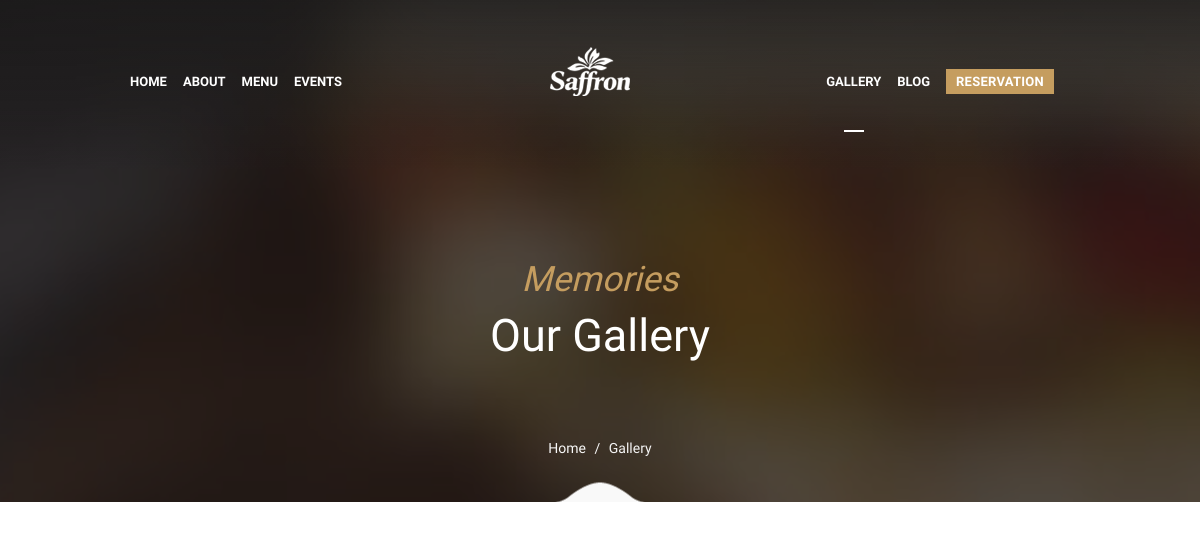
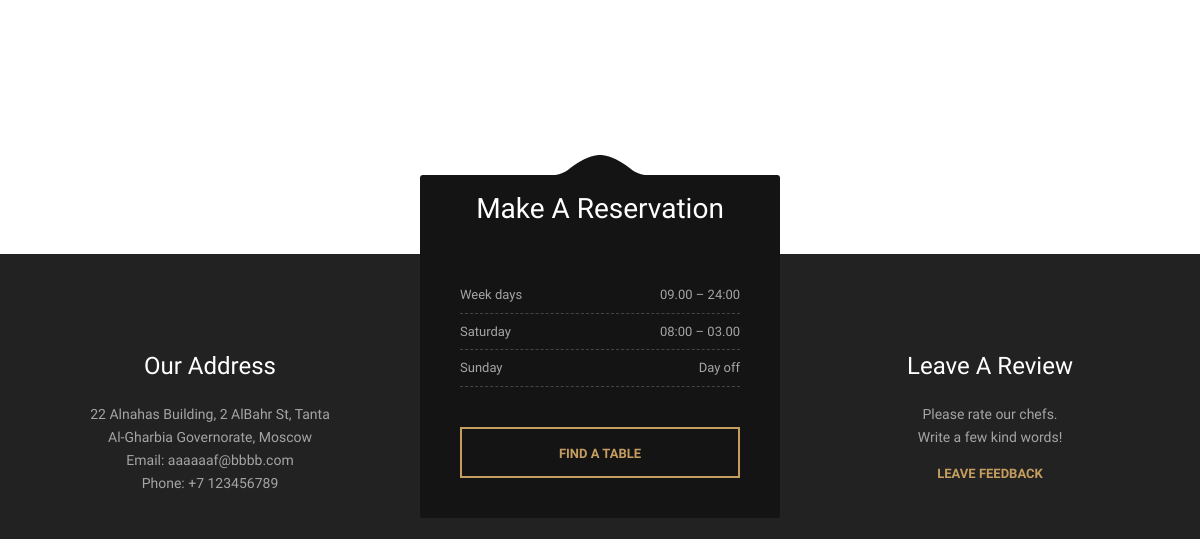
/gallery/ (upper part), run on an earlier commit of the app's database (2 pictures, top to bottom).
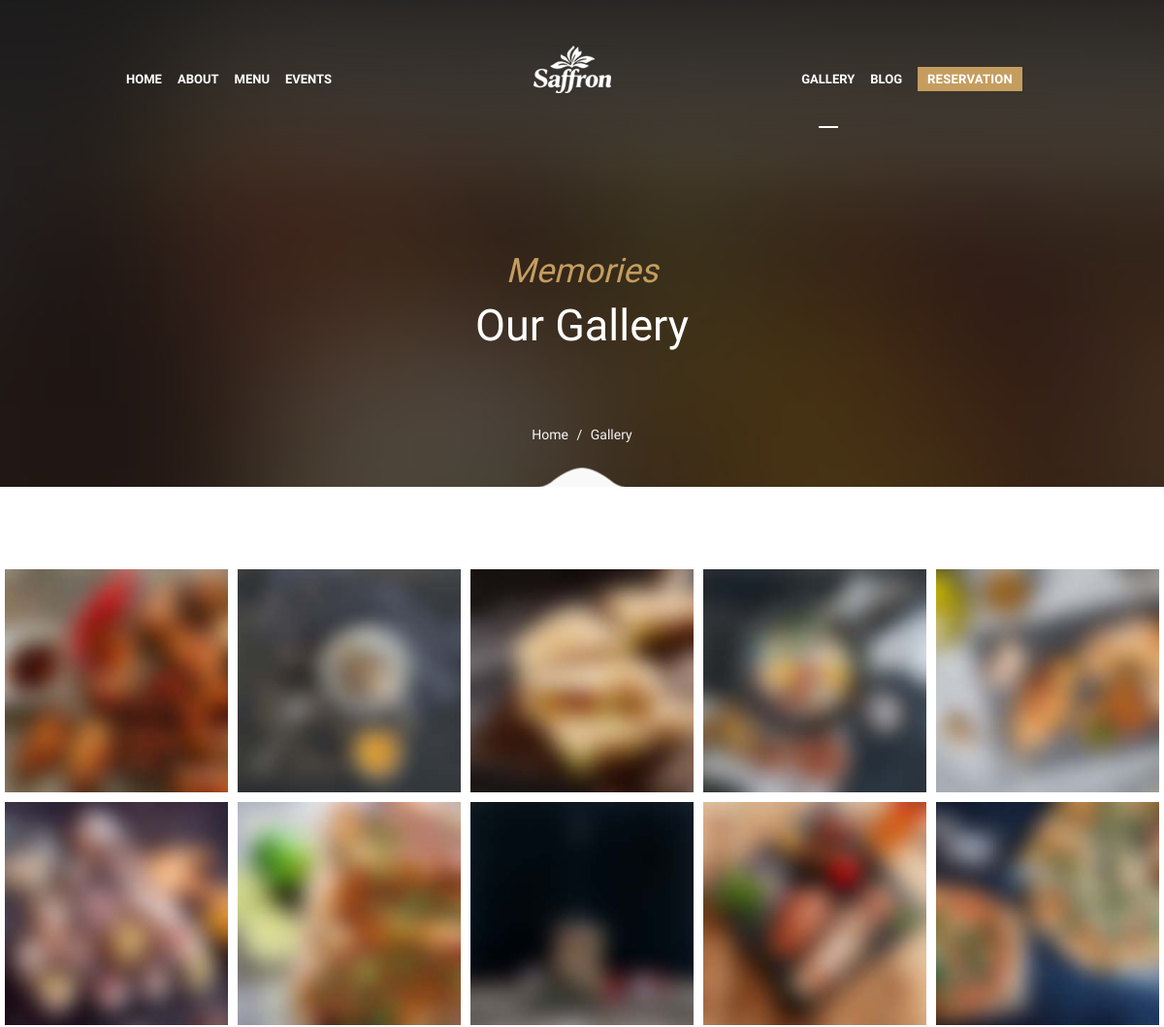
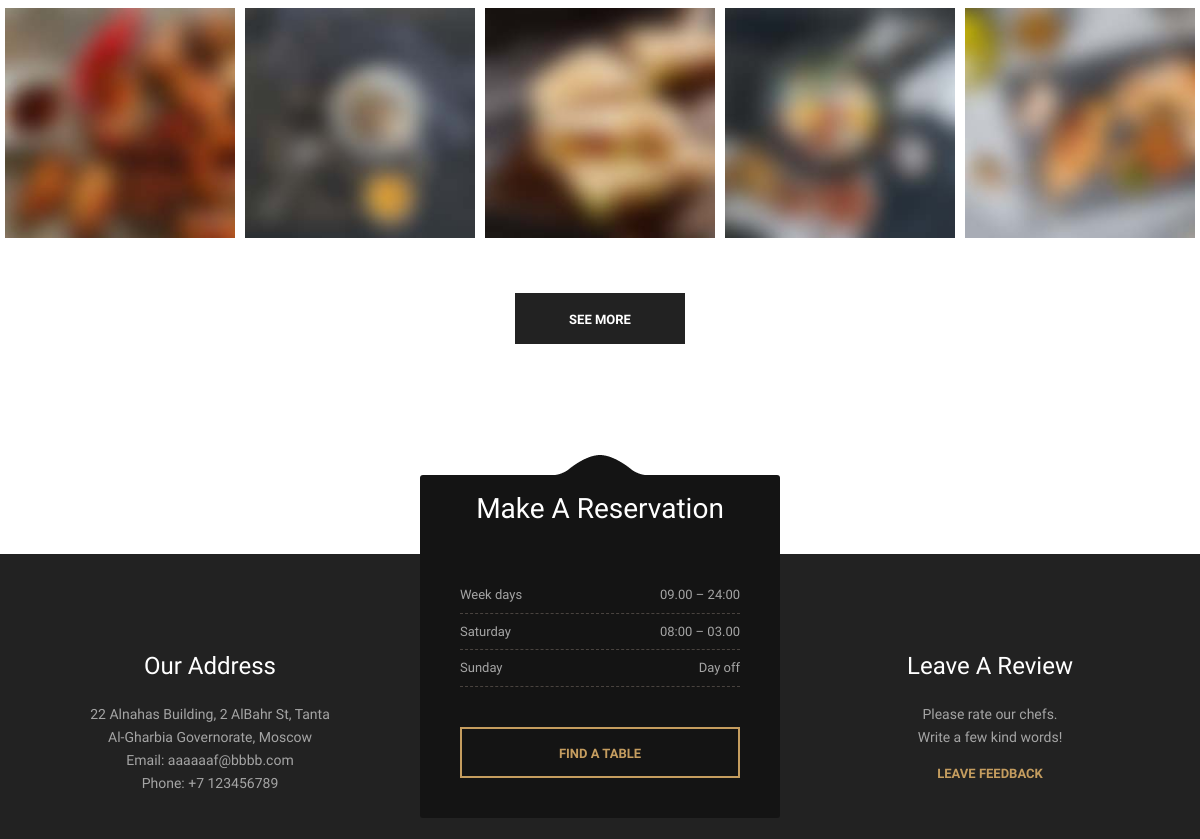
And on a later commit of the database (2 pictures, top to bottom).
### gallery/models.py (models this page shows, shortened)
class GalleryImage(models.Model):
    title = models.CharField(max_length=200, verbose_name="Image Title", blank=True)
    image = models.ImageField(upload_to="gallery_image/", verbose_name="Image")
    full_image = models.ImageField(upload_to="gallery_image/", verbose_name="Full Image", default='gallery_image/default.jpg')
    description = models.TextField(blank=True, verbose_name="Description")
    created_at = models.DateTimeField(auto_now_add=True, verbose_name="Created At")
    order = models.IntegerField(default=0, verbose_name="Order")
    class Meta:
        verbose_name = "Gallery Image"
        verbose_name_plural = "Gallery Images"
        ordering = ['order', '-created_at']

### gallery/views.py (the view)
# urls.py: path('', views.gallery_list, name='list'),
def gallery_list(request):
    images = GalleryImage.objects.all()
    context = {'images': images}
    return render(request, 'gallery/list.html', context)

### web_restaurant/context_processors.py (called while the page is built)
def nav_active(request):
    current_url_name = request.resolver_match.url_name if request.resolver_match else None
    current_url_namespace = request.resolver_match.namespace if request.resolver_match else None
    current_full_path = request.get_full_path()
    has_anchor = '#' in current_full_path
    current_anchor = current_full_path.split('#')[1] if has_anchor else None
    return {
        'current_url_name': current_url_name,
        'current_url_namespace': current_url_namespace,
        'current_full_path': current_full_path,
        'current_anchor': current_anchor,
    }

### templates/gallery/list.html (shortened to what this page needs)
{% extends 'base.html' %}
{% load static %}
{% block content %}
<section id="page-title" class="page-title bg-overlay bg-parallax bg-overlay-gradient">
    <div class="container">
        <div class="row">
            <div class="col-xs-12 col-sm-12 col-md-12">
                <div class="title title-4 text-center">
                    <div class="title--content">
                        <div class="title--subtitle">Memories</div>
                        <div class="title--heading">
                            <h1>Our Gallery</h1>
                        </div>
                    </div>
                    <ol class="breadcrumb">
                        <li><a href="{% url 'home' %}">Home</a>
                        </li>
                        <li class="active">Gallery</li>
                    </ol>
                    <div class="divider--shape-1down"></div>
                </div>
            </div>
        </div>
    </div>
</section>
<section id="portfolio" class="portfolio portfolio-gallery portfolio-5col pt-80 bg-white">
    <div class="container-fluid pr-0 pl-0">
        <div id="portfolio-all" class="row-no-padding">
            {% for image in images %}
            <div class="col-xs-6 col-sm-4 col-md-5ths portfolio-item filter-clients{% if forloop.counter0 >= 15 %} additional-item{% endif %}">
                <div class="portfolio--img">
                    <img src="{{ image.image.url }}" alt="Dish Image">
                    <div class="portfolio--hover">
                    </div>
                </div>
            </div>
            {% endfor %}
        </div>
        {% if images|length > 15 %}
        <div class="row">
            <div class="col-xs-12 col-sm-12 col-md-12 text--center mt-50">
                <button class="btn btn--secondary" onclick="togglePhotos()" id="toggleBtn">
                    See More
                </button>
            </div>
        </div>
        {% endif %}
    </div>
</section>
{% endblock %}

### templates/base.html (shortened to what this page needs)
<!DOCTYPE html>
<html dir="ltr" lang="ru">
<head>
    {% load static %}
    <link rel="stylesheet" href="https://cdnjs.cloudflare.com/ajax/libs/font-awesome/6.0.0/css/all.min.css">
    <link href="{% static 'css/external.css' %}" rel="stylesheet">
    <link href="{% static 'css/bootstrap.min.css' %}" rel="stylesheet">
    <link href="{% static 'css/style.css' %}" rel="stylesheet">
    <link href="{% static 'css/stars.css' %}" rel="stylesheet">
    <link href="{% static 'css/slider.css' %}" rel="stylesheet">
    <link rel="stylesheet" type="text/css" href="{% static 'css/settings.css' %}">
    <link rel="stylesheet" type="text/css" href="{% static 'css/layers.css' %}">
    <link rel="stylesheet" type="text/css" href="{% static 'css/navigation.css' %}">
</head>
<body>
    <div id="wrapper" class="wrapper clearfix">
        {% include 'includes/header.html' %}
        {% block content %}
        {% endblock %}
        {% include 'includes/footer.html' %}
    </div>
</body>
</html>

### templates/includes/header.html (shortened to what this page needs)
{% load static %}
<header id="navbar-spy" class="header header-11 header-3 header-6 header-transparent header-fixed">
        <nav id="primary-menu" class="navbar navbar-fixed-top">
          <div class="container">
            <div class="collapse navbar-collapse pull-left" id="navbar-collapse-2">
              <ul class="nav navbar-nav nav-pos-right navbar-left">
                <li class="has-dropdown mega-dropdown {% if current_url_name == 'home' %}active{% endif %}">
                  <a href="{% url 'home' %}" class="dropdown-toggle menu-item">home</a>
                </li>
                <li class="has-dropdown {% if current_url_name == 'home' and current_anchor %}active{% endif %}">
                  <a href="#" data-toggle="dropdown" class="dropdown-toggle menu-item">about</a>
                </li>
                <li {% if current_url_namespace == 'menu' and current_url_name == 'list' %}class="active"{% endif %}>
                  <a class="menu-item" href="{% url 'menu:list' %}">menu</a>
                </li>
                <li {% if current_url_namespace == 'events' and current_url_name == 'list' %}class="active"{% endif %}>
                  <a class="menu-item" href="{% url 'events:list' %}">events</a>
                </li>
              </ul>
            </div>
            <div class="navbar-header">
              <a class="logo" href="{% url 'home' %}">
                <img class="logo-light" src="{% static 'img/logo_min.png' %}" alt="saffron Logo">
              </a>
            </div>
            <div class="collapse navbar-collapse pull-right" id="navbar-collapse-1">
              <ul class="nav navbar-nav nav-pos-right navbar-left">
                <li {% if current_url_namespace == 'gallery' and current_url_name == 'list' %}class="active"{% endif %}>
                  <a class="menu-item" href="{% url 'gallery:list' %}">gallery</a>
                </li>
                <li {% if current_url_namespace == 'blog' and current_url_name == 'list' %}class="active"{% endif %}>
                  <a class="menu-item" href="{% url 'blog:list' %}">blog</a>
                </li>
                <li>
                  <div class="module-container pull-right">
                    <div class="module module-reservation">
                      <a class="btn-popup btn-popup-theme" data-toggle="modal" data-target="#reservationModule"><span class="hidden-sm hidden-xs">Reservation</span></a>
                    </div>
                  </div>
                </li>
              </ul>
            </div>
            <div class="collapse navbar-collapse" id="navbar-collapse-mobile">
            </div>
          </div>
        </nav>
</header>

### templates/includes/footer.html (shortened to what this page needs)
{% load static %}
<footer id="footer" class="footer footer-1 text-center">
    <div class="footer--widget text--center">
        <div class="container">
            <div class="row">
                <div class="col-xs-12 col-sm-3 col-md-4">
                    <div class="footer--widget-content">
                        <h3>Our Address</h3>
                        <p>22 Alnahas Building, 2 AlBahr St, Tanta<br> Al-Gharbia Governorate, Moscow</p>
                        <p class="mb-0">Email: aaaaaaf@bbbb.com</p>
                        <p class="mb-0">Phone: +7 123456789</p>
                    </div>
                </div>
                <div class="col-xs-12 col-sm-6 col-md-4">
                    <div class="footer--reservation">
                        <div class="divider--shape-10up"></div>
                        <h3>Make A Reservation</h3>
                        <div class="divider--shape-11"></div>
                        <div class="footer--reservation-wrapper">
                            <ul class="list-unstyled">
                                <li>Week days <span>09.00 – 24:00</span></li>
                                <li>Saturday <span>08:00 – 03.00</span></li>
                                <li>Sunday <span>Day off</span></li>
                            </ul>
                            <a class="btn btn--primary btn--bordered btn--block" data-toggle="modal" data-target="#reservationPopup">Find A Table</a>
                        </div>
                        <div class="divider--shape-10down"></div>
                    </div>
                </div>
                <div class="col-xs-12 col-sm-3 col-md-4">
                    <div class="footer--widget-content">
                        <h3>Leave A Review</h3>
                        <p class="mb-0">Please rate our chefs.</p>
                        <p class="mb-0">Write a few kind words!</p>
                        <a class="link--styled" href="{% url 'reviews' %}">Leave Feedback</a>
                    </div>
                </div>
            </div>
        </div>
    </div>
    <div class="footer--social">
    </div>
</footer>

What changed in the data, as far as the page shows it:
added GalleryImage: image (picture)
added GalleryImage: image (picture)
added GalleryImage: image (picture)
added GalleryImage: image (picture)
added GalleryImage: image (picture)
added GalleryImage: image (picture)
added GalleryImage: image (picture)
added GalleryImage: image (picture)
added GalleryImage: image (picture)
added GalleryImage: image (picture)
added GalleryImage: image (picture)
added GalleryImage: image (picture)
added GalleryImage: image (picture)
added GalleryImage: image (picture)
added GalleryImage: image (picture)
Also different on the page:
text now shown: "SEE MORE"
